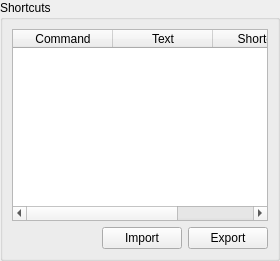
           <widget class="QWidget" name="pageShortcuts">
            <layout class="QVBoxLayout" name="verticalLayout_18" stretch="1">
             <property name="leftMargin">
              <number>0</number>
             </property>
             <property name="topMargin">
              <number>0</number>
             </property>
             <property name="rightMargin">
              <number>0</number>
             </property>
             <property name="bottomMargin">
              <number>0</number>
             </property>
             <item>
              <widget class="QGroupBox" name="grpShortcuts">
               <property name="title">
                <string>Shortcuts</string>
               </property>
               <layout class="QVBoxLayout" name="verticalLayout_21">
                <item>
                 <widget class="QTableWidget" name="tblShortcuts">
                  <column>
                   <property name="text">
                    <string>Command</string>
                   </property>
                  </column>
                  <column>
                   <property name="text">
                    <string>Text</string>
                   </property>
                  </column>
                  <column>
                   <property name="text">
                    <string>Shortcuts</string>
                   </property>
                  </column>
                 </widget>
                </item>
                <item>
                 <layout class="QHBoxLayout" name="horizontalLayout_12">
                  <item>
                   <spacer name="horizontalSpacer_8">
                    <property name="orientation">
                     <enum>Qt::Horizontal</enum>
                    </property>
                    <property name="sizeHint" stdset="0">
                     <size>
                      <width>40</width>
                      <height>20</height>
                     </size>
                    </property>
                   </spacer>
                  </item>
                  <item>
                   <widget class="QPushButton" name="cmdShortcutsImport">
                    <property name="text">
                     <string>Import</string>
                    </property>
                   </widget>
                  </item>
                  <item>
                   <widget class="QPushButton" name="cmdShortcutsExport">
                    <property name="text">
                     <string>Export</string>
                    </property>
                   </widget>
                  </item>
                 </layout>
                </item>
               </layout>
              </widget>
             </item>
            </layout>
           </widget>
